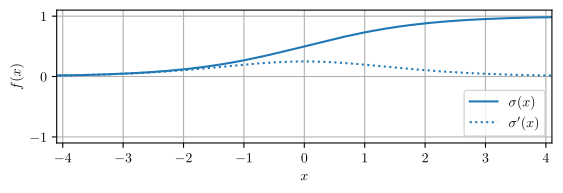

The script that drew this image:
import utils
import matplotlib.pyplot as plt
import numpy as np

### DATA ###
x = np.linspace(-10, 10, 200)
def sig(x):
    return 1/(1 + np.exp(-x))
def sig_d1(x):
    return sig(x) * (1 - sig(x)) 

sigmoid = {
    'x': x,
    'fx': sig(x),
    'kwargs': {
        'color': 'tab:blue',
        'label': '$\\sigma(x)$',
        'linestyle': '-'
    }
}

sigmoid_d1 = {
    'x': x,
    'fx': sig_d1(x),
    'kwargs': {
        'color': 'tab:blue',
        'label': '$\\sigma\'(x)$',
        'linestyle': ':'
    }
}


### PLOT CONFIG ###
legend_loc = 'lower right'
grid_on = True
xlabel = '$x$'
ylabel = '$f(x)$'
xlim = [-4.1, 4.1] 
ylim = [-1.1, 1.1]


### PLOTTING ###
utils.initRCParams()
fig, ax = plt.subplots()

ax.plot(
    sigmoid['x'], sigmoid['fx'], 
    **sigmoid['kwargs']
)
ax.plot(
    sigmoid_d1['x'], sigmoid_d1['fx'], 
    **sigmoid_d1['kwargs']
)


ax.legend(loc=legend_loc)
ax.grid(grid_on)
plt.xlabel(xlabel)
plt.ylabel(ylabel)
ax.set_xlim(xlim)
ax.set_ylim(ylim)
ax.set_aspect('equal',adjustable='box')
utils.saveFig(__file__)
